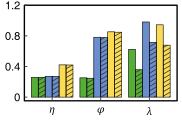

The script that saved this image:
rm(list = ls())
library(rstudioapi)
library(openxlsx)
library(ggplot2)
library(ggpattern)
currentPath <- getSourceEditorContext()$path
charLocations <- gregexpr('/',currentPath)[[1]]
currentPath <- substring(currentPath,1,charLocations[length(charLocations)]-1)
setwd(currentPath)

##==== Function ====##
theme_custom <- function(){
  myTheme <- theme(panel.background = element_rect(fill = 'white',color = 'black',linewidth = 0.7),
                   panel.grid = element_blank(),
                   legend.position = 'none',
                   plot.margin = margin(3,3,3,3),
                   plot.background = element_blank(),
                   axis.ticks = element_line(linewidth = 0.3),
                   axis.ticks.length = unit(-0.15,'lines'),
                   axis.title.y = element_blank(),
                   axis.title.x = element_blank(),
                   axis.text.y = element_text(size = 8,margin = margin(0,3,0,0),color = '#000000'),
                   axis.text.x = element_text(size = 8,margin = margin(4,0,0,0),color = '#000000'))
  return(myTheme)
}
##==== Function ====##

dataMatrix1 <- read.csv('Data.csv')
dataMatrix1 <- dataMatrix1[,c('ParameterID','TheoryID','AbsDiff')]
dataMatrix1$Class <- 1
dataMatrix2 <- read.csv('Data_Adjustment.csv')
dataMatrix2 <- dataMatrix2[,c('ParameterID','TheoryID','AbsDiff')]
dataMatrix2$Class <- 2
dataMatrix <- rbind(dataMatrix1,dataMatrix2)
dataMatrix$X <- (dataMatrix$TheoryID-1)*2 + dataMatrix$Class
selectIDs <- which(dataMatrix$ParameterID == 2)
dataMatrix$X[selectIDs] <- dataMatrix$X[selectIDs] + 7*1
selectIDs <- which(dataMatrix$ParameterID == 3)
dataMatrix$X[selectIDs] <- dataMatrix$X[selectIDs] + 7*2

##==== Draw ====##
Fig <- ggplot()+
  geom_col_pattern(data = dataMatrix,mapping = aes(x = X,y = AbsDiff,fill = factor(TheoryID),pattern = factor(Class)),
                   pattern_density = 0.2, pattern_fill = '#333333',pattern_colour = NA,pattern_spacing = 0.04,
                   color = '#000000',linewidth = 0.2,width = 1)+
  scale_fill_manual(values = c('#56ae36','#6a8dcd','#fcdb54'))+
  scale_pattern_manual(values = c('none','stripe'))+
  scale_x_continuous(limits = c(-0.5,21.5),breaks = c(3.5,10.5,17.5),expand = c(0,0))+
  scale_y_continuous(limits = c(-0.048,1.2),breaks = c(0,0.4,0.8,1.2),labels = c('0','0.4','0.8','1.2'),expand = c(0,0))+
  theme_custom()
outputFileName <- 'Fig_b_1.pdf'
pdf(file <- outputFileName,width = 1.82,height = 1.2)
print(Fig)
dev.off()
##==== Draw ====##
